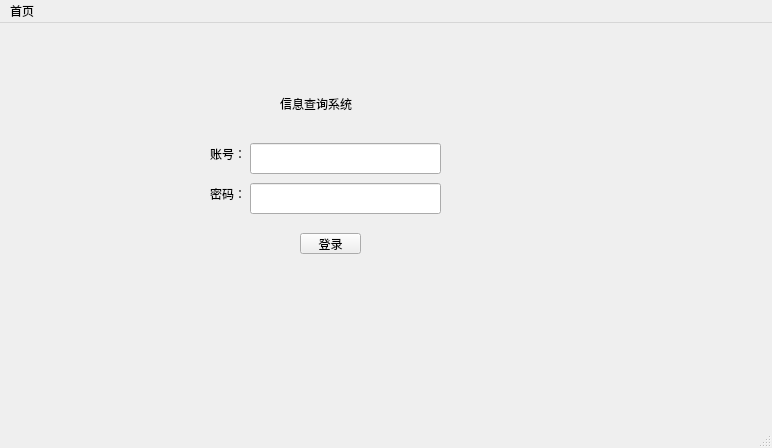
<?xml version="1.0" encoding="UTF-8"?>
<ui version="4.0">
 <class>MainWindow</class>
 <widget class="QMainWindow" name="MainWindow">
  <property name="geometry">
   <rect>
    <x>0</x>
    <y>0</y>
    <width>772</width>
    <height>448</height>
   </rect>
  </property>
  <property name="windowTitle">
   <string>MainWindow</string>
  </property>
  <widget class="QWidget" name="centralwidget">
   <widget class="QPushButton" name="pushButton">
    <property name="geometry">
     <rect>
      <x>300</x>
      <y>210</y>
      <width>61</width>
      <height>21</height>
     </rect>
    </property>
    <property name="text">
     <string>登录</string>
    </property>
   </widget>
   <widget class="QLabel" name="label">
    <property name="geometry">
     <rect>
      <x>280</x>
      <y>40</y>
      <width>231</width>
      <height>81</height>
     </rect>
    </property>
    <property name="text">
     <string>信息查询系统</string>
    </property>
   </widget>
   <widget class="QLabel" name="account_id">
    <property name="geometry">
     <rect>
      <x>210</x>
      <y>120</y>
      <width>36</width>
      <height>21</height>
     </rect>
    </property>
    <property name="text">
     <string>账号：</string>
    </property>
   </widget>
   <widget class="QLabel" name="account_name">
    <property name="geometry">
     <rect>
      <x>210</x>
      <y>160</y>
      <width>36</width>
      <height>21</height>
     </rect>
    </property>
    <property name="text">
     <string>密码：</string>
    </property>
   </widget>
   <widget class="QLineEdit" name="lineEdit">
    <property name="geometry">
     <rect>
      <x>250</x>
      <y>120</y>
      <width>191</width>
      <height>31</height>
     </rect>
    </property>
   </widget>
   <widget class="QLineEdit" name="lineEdit_2">
    <property name="geometry">
     <rect>
      <x>250</x>
      <y>160</y>
      <width>191</width>
      <height>31</height>
     </rect>
    </property>
    <property name="inputMask">
     <string/>
    </property>
    <property name="echoMode">
     <enum>QLineEdit::Password</enum>
    </property>
   </widget>
  </widget>
  <widget class="QMenuBar" name="menubar">
   <property name="geometry">
    <rect>
     <x>0</x>
     <y>0</y>
     <width>772</width>
     <height>21</height>
    </rect>
   </property>
   <widget class="QMenu" name="menu">
    <property name="title">
     <string>首页</string>
    </property>
   </widget>
   <addaction name="menu"/>
  </widget>
  <widget class="QStatusBar" name="statusbar"/>
 </widget>
 <resources/>
 <connections/>
</ui>
